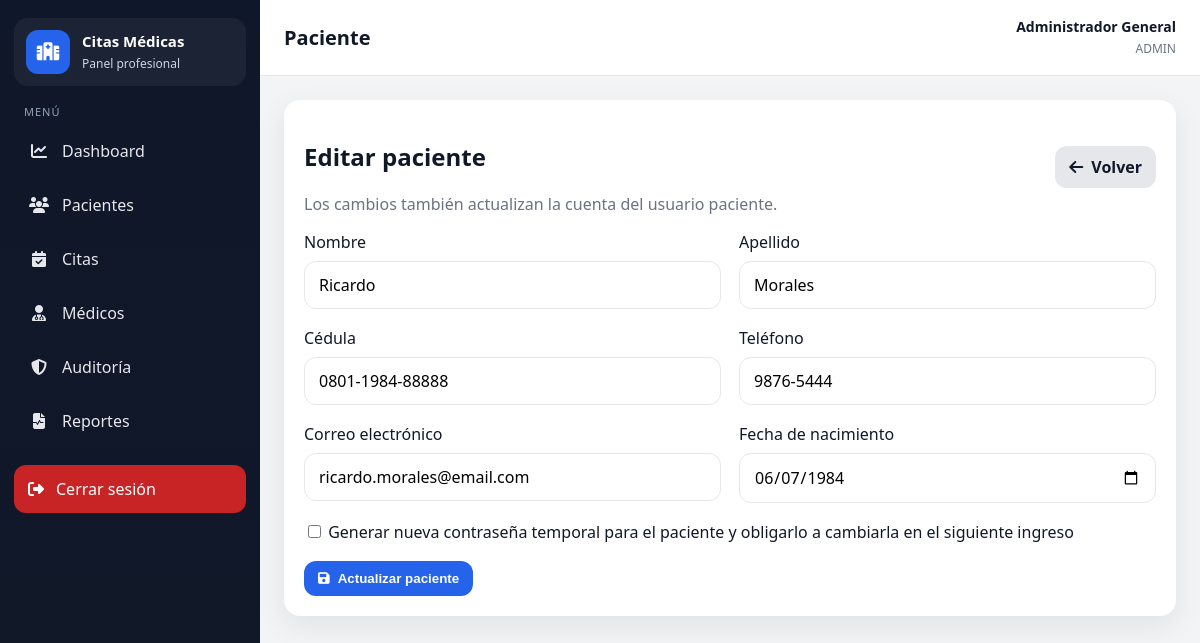
The app's page /index.php?controller=paciente&action=editar&id=18 (signed in) with its own data.
### tables this page shows
CREATE TABLE pacientes (
    id INT AUTO_INCREMENT PRIMARY KEY,
    nombre VARCHAR(100) NOT NULL,
    apellido VARCHAR(100) NOT NULL,
    cedula VARCHAR(15) NOT NULL UNIQUE,
    telefono VARCHAR(20) NULL,
    email VARCHAR(100) NOT NULL,
    fecha_nacimiento DATE NULL,
    fecha_registro TIMESTAMP DEFAULT CURRENT_TIMESTAMP
);

### app/core/Controller.php (called while the page is built, shortened)
<?php
require_once __DIR__ . '/../config/database.php';
class Controller
{
    protected function render(string $viewPath, array $data = []): void
    {
        extract($data, EXTR_SKIP);
        require __DIR__ . '/../views/' . $viewPath . '.php';
    }
}

### app/controllers/PacienteController.php (called while the page is built, shortened)
<?php
require_once __DIR__ . '/../core/Controller.php';
require_once __DIR__ . '/../models/Paciente.php';
require_once __DIR__ . '/../config/database.php';
class PacienteController extends Controller {
    private Paciente $paciente;
    public function __construct(){
        $this->paciente = new Paciente();
    }
    public function editar(){
        $id = (int)($_GET['id'] ?? 0);
        $paciente = $this->paciente->obtenerPorId($id);
        $this->render('pacientes/editar', compact('paciente'));
    }
}

### routes/web.php (called while the page is built, shortened)
<?php
$controller = $_GET['controller'] ?? (isset($_SESSION['usuario_id']) ? 'dashboard' : 'auth');
$action = $_GET['action'] ?? (isset($_SESSION['usuario_id']) ? 'index' : 'login');
switch($controller){
    case 'paciente':
        require_once __DIR__ . '/../app/controllers/PacienteController.php';
        $ctrl = new PacienteController();
        break;
}
$ctrl->$action();

### public/index.php (called while the page is built, shortened)
<?php
require_once __DIR__ . '/../routes/web.php';

### app/config/database.php (called while the page is built)
<?php
class Database {
    private $host = "localhost";
    private $db_name = "citas_medicas";
    private $username = "root";
    private $password = "admin";
    private $charset = "utf8mb4";
    public function conectar() {
        try {
            $dsn = "mysql:host={$this->host};dbname={$this->db_name};charset={$this->charset}";
            $pdo = new PDO($dsn, $this->username, $this->password);
            $pdo->setAttribute(PDO::ATTR_ERRMODE, PDO::ERRMODE_EXCEPTION);
            $pdo->setAttribute(PDO::ATTR_DEFAULT_FETCH_MODE, PDO::FETCH_ASSOC);
            return $pdo;
        } catch (PDOException $e) {
            die("Error de conexión: " . $e->getMessage());
        }
    }
}

### app/core/Model.php (called while the page is built, shortened)
<?php
require_once __DIR__ . '/../config/database.php';
class Model {
    public function __construct() {
        $database = new Database();
        $this->db = $database->conectar();
    }
}

### app/models/Paciente.php (called while the page is built, shortened)
<?php
require_once __DIR__ . '/../core/Model.php';
class Paciente extends Model {
    public function obtenerPorId($id){
        $sql = "SELECT p.*, u.id AS usuario_id, u.estado AS usuario_estado
                FROM pacientes p
                LEFT JOIN usuarios u ON u.paciente_id = p.id AND u.rol = 'paciente'
                WHERE p.id = :id
                LIMIT 1";
        $stmt = $this->db->prepare($sql);
        $stmt->bindParam(':id', $id, PDO::PARAM_INT);
        $stmt->execute();
        return $stmt->fetch(PDO::FETCH_ASSOC);
    }
}

### app/views/pacientes/editar.php (the view)
<?php require_once __DIR__ . '/../layout/header.php'; ?>
<div class="form-card"><div class="form-header"><div><h2>Editar paciente</h2><p style="margin:6px 0 0;color:#6b7280;">Los cambios también actualizan la cuenta del usuario paciente.</p></div><a href="index.php?controller=paciente&action=index" class="btn btn-secondary"><i class="fa-solid fa-arrow-left"></i> Volver</a></div>
<form method="POST" action="index.php?controller=paciente&action=actualizar"><input type="hidden" name="id" value="<?= $paciente['id'] ?>"><div class="form-grid">
<div class="form-group"><label>Nombre</label><input type="text" name="nombre" data-only-letters value="<?= htmlspecialchars($paciente['nombre']) ?>" required></div>
<div class="form-group"><label>Apellido</label><input type="text" name="apellido" data-only-letters value="<?= htmlspecialchars($paciente['apellido']) ?>" required></div>
<div class="form-group"><label>Cédula</label><input type="text" name="cedula" maxlength="15" data-mask="cedula" value="<?= htmlspecialchars($paciente['cedula']) ?>" required></div>
<div class="form-group"><label>Teléfono</label><input type="text" name="telefono" maxlength="9" data-mask="telefono" value="<?= htmlspecialchars($paciente['telefono']) ?>"></div>
<div class="form-group"><label>Correo electrónico</label><input type="email" name="email" value="<?= htmlspecialchars($paciente['email']) ?>" required></div>
<div class="form-group"><label>Fecha de nacimiento</label><input type="date" name="fecha_nacimiento" value="<?= htmlspecialchars($paciente['fecha_nacimiento']) ?>"></div>
<div class="form-group full"><label><input type="checkbox" name="reset_password" value="1"> Generar nueva contraseña temporal para el paciente y obligarlo a cambiarla en el siguiente ingreso</label></div>
</div><div class="form-actions"><button class="btn btn-primary"><i class="fa-solid fa-floppy-disk"></i> Actualizar paciente</button></div></form></div>
<?php require_once __DIR__ . '/../layout/footer.php'; ?>

### public/assets/css/app.css (style rules this page uses)
:root { --sidebar-bg:#111827;--sidebar-hover:#1f2937;--sidebar-active:#2563eb;--body-bg:#f3f4f6;--card-bg:#fff;--text:#111827;--muted:#6b7280;--border:#e5e7eb;--primary:#2563eb;--primary-dark:#1d4ed8;--success:#16a34a;--warning:#f59e0b;--danger:#dc2626;--info:#0ea5e9;--shadow:0 10px 30px rgba(0,0,0,.08);--radius:16px }
* { box-sizing:border-box }
body { margin:0;font-family:'Segoe UI',Tahoma,Geneva,Verdana,sans-serif;background:var(--body-bg);color:var(--text) }
a { text-decoration:none;color:inherit }
.card,.table-card,.form-card { background:var(--card-bg);border-radius:var(--radius);box-shadow:var(--shadow) }
.table-card,.form-card { padding:20px }
.table-header,.form-header { display:flex;align-items:center;justify-content:space-between;gap:15px;margin-bottom:16px }
.btn { border:none;border-radius:12px;padding:10px 14px;font-weight:700;cursor:pointer;display:inline-flex;align-items:center;gap:8px }
.btn-primary { background:var(--primary);color:#fff }
.btn-secondary { background:#e5e7eb;color:#111827 }
.form-grid { display:grid;grid-template-columns:repeat(2,minmax(0,1fr));gap:18px }
.form-group { display:flex;flex-direction:column;gap:8px }
.form-group.full { grid-column:1/-1 }
.form-group input,.form-group select,.form-group textarea { padding:12px 14px;border:1px solid var(--border);border-radius:12px;font:inherit;background:#fff }
.form-actions { display:flex;gap:12px;flex-wrap:wrap;margin-top:18px }

### records on screen
pacientes: nombre "Ricardo", apellido "Morales", cedula "0801-1984-88888", telefono "9876-5444", email "ricardo.morales@email.com", fecha_nacimiento "06/07/1984"

### other values on screen
$currentController "Paciente"
$_SESSION['usuario_nombre'] "Administrador General"
$role "ADMIN"
